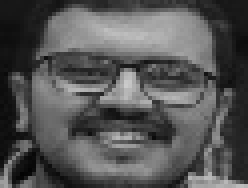
#> input picture model training/images/post_processing/abram/IMG_20230506_105115_resized.jpg, 62 x 47 px, found by its file name (shown 4 times larger); its folder holds 4 pictures in this run
$ python preprocessing_images.py
#> lines starting #> are read from the running program, lines starting #| are printed output that depends on the picture
import os
import cv2


def preimage(dir_path, dir_path_save):

    # Load the pre-trained face detection classifier
#> called with dir_path = 'images/post_processing/abram', dir_path_save = 'images/pre_processing/abram'
    face_cascade = cv2.CascadeClassifier('haarcascade_frontalface_default.xml')

    # Set the new width and height
    new_width = 500
    new_height = 500

    # Loop through all the image files in the directory
    for filename in os.listdir(dir_path):
        if filename.endswith((".jpg", ".jpeg", ".png", ".bmp", ".gif")):
            # Read the image file
            img = cv2.imread(os.path.join(dir_path, filename))
#> img is the input picture: shape (47, 62, 3); min 4, max 203, mean 85.4

            # Resize the image
            resized_img = cv2.resize(img, (new_width, new_height))
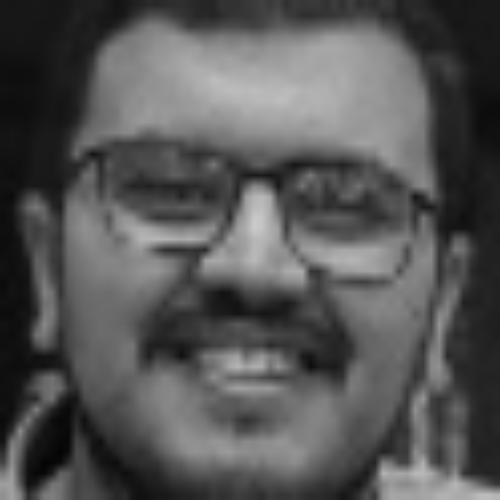
#> resized_img: shape (500, 500, 3); min 4, max 202, mean 85.2
            gray = cv2.cvtColor(resized_img, cv2.COLOR_BGR2GRAY)

            faces = face_cascade.detectMultiScale(
                gray, scaleFactor=1.1, minNeighbors=5)
#> faces = [[44, 39, 416, 416]]

            for (x, y, w, h) in faces:
                cropped_img = gray[y:y+h, x:x+w]
#> this loop made 1 pass
#> pass 1, in preimage, `cropped_img = gray[y:y+h, x:x+w]`:
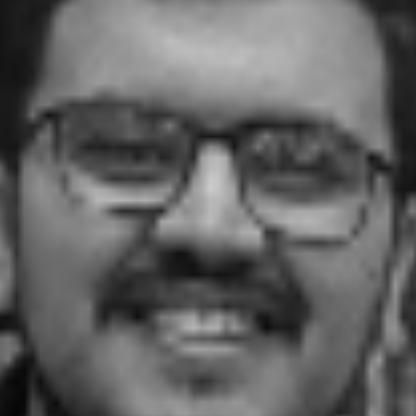
#> cropped_img: shape (416, 416); min 4, max 202, mean 99.7

            try:
                cropped_img = cv2.resize(cropped_img, (50, 37))
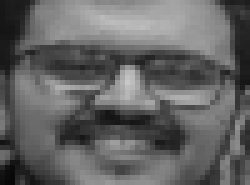
#> cropped_img: shape (37, 50) (shown 5 times larger); min 7, max 200, mean 99.6
                # Save the resized image with a new filename
                new_filename = os.path.splitext(filename)[0] + "_resized.jpg"
                cv2.imwrite(os.path.join(dir_path_save, new_filename), cropped_img)
            except:
                pass
#> pass 2 of the loop in preimage, `for filename in os.listdir(dir_path):`:
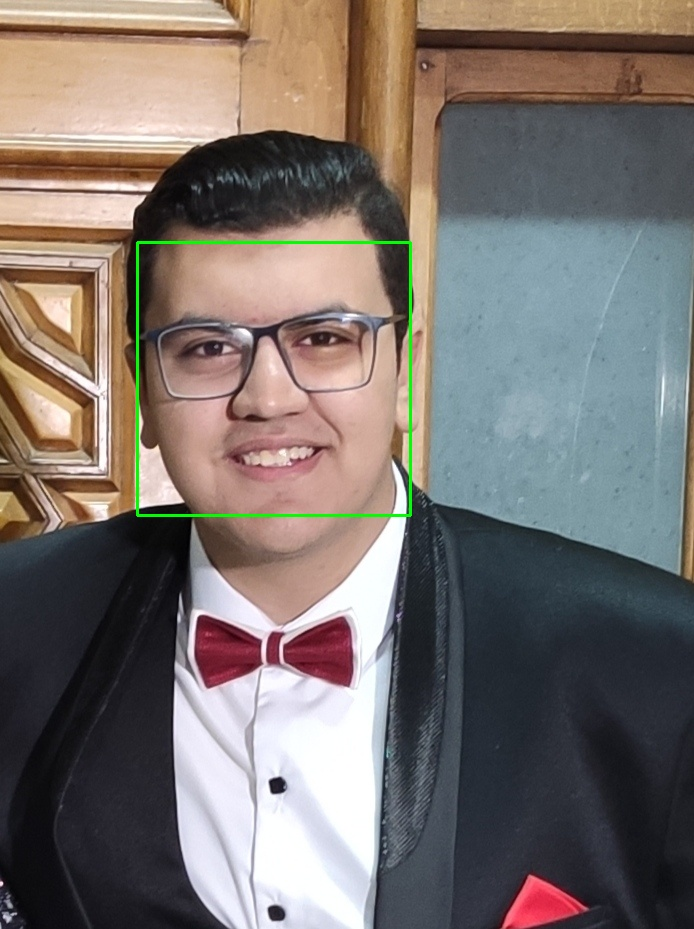
#> input picture model training/images/post_processing/abram/IMG_20230506_111806_resized.jpg, 694 x 929 px, found by its file name
#> in preimage, img is the input picture: shape (929, 694, 3); mean B, G, R 108.9, 113.5, 121.9
#> in preimage, `gray = cv2.cvtColor(resized_img, cv2.COLOR_BGR2GRAY)`:
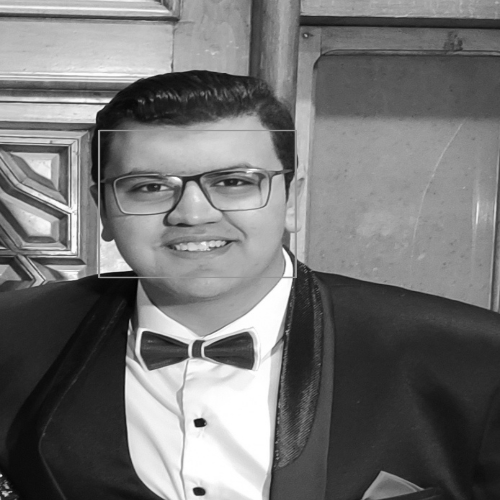
#> gray: shape (500, 500); min 1, max 255, mean 115.4
#> faces = [[96, 112, 191, 191], [99, 283, 194, 194]]
#> the loop in preimage, `for (x, y, w, h) in faces:` made 2 passes
#> in preimage, `cropped_img = cv2.resize(cropped_img, (50, 37))`:
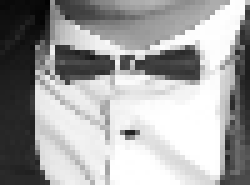
#> cropped_img: shape (37, 50) (shown 5 times larger); min 2, max 255, mean 161.9
#> pass 3 of the loop in preimage, `for filename in os.listdir(dir_path):`:
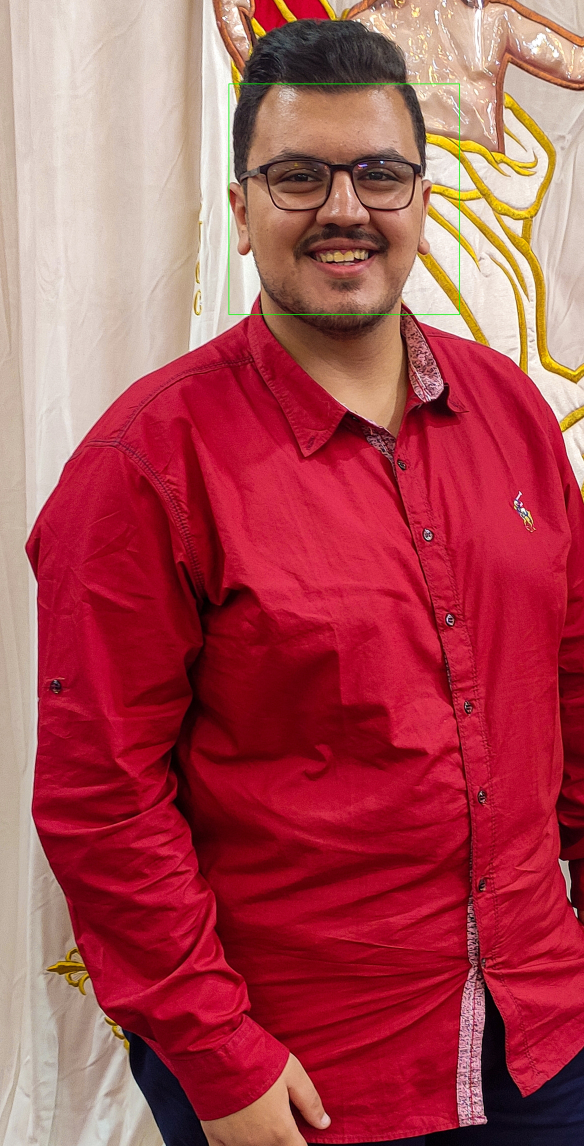
#> input picture model training/images/post_processing/abram/IMG_20230509_155825_resized.jpg, 2336 x 4584 px, found by its file name (shown at 1/4 size)
#> in preimage, img is the input picture: shape (4584, 2336, 3); mean B, G, R 84.1, 76.4, 171.4
#> in preimage, `gray = cv2.cvtColor(resized_img, cv2.COLOR_BGR2GRAY)`:
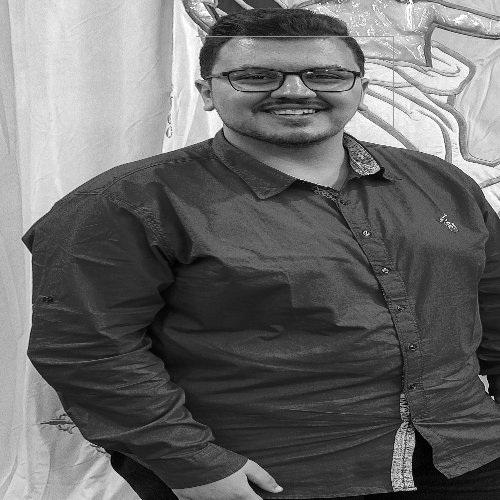
#> gray: shape (500, 500); min 0, max 255, mean 105.6
#> faces = [[339, 193, 28, 28]]
#> the loop in preimage, `for (x, y, w, h) in faces:` made 1 pass
#> in preimage, `cropped_img = cv2.resize(cropped_img, (50, 37))`:
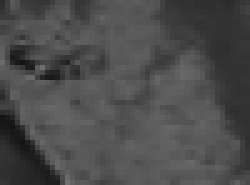
#> cropped_img: shape (37, 50) (shown 5 times larger); min 20, max 111, mean 75.9
#> the loop made 4 passes; the first 3 are shown


preimage("images/post_processing/abram", "images/pre_processing/abram")
preimage("images/post_processing/mahmoud", "images/pre_processing/mahmoud")
#> (the run stopped early here; a loop or call above may not have finished)
